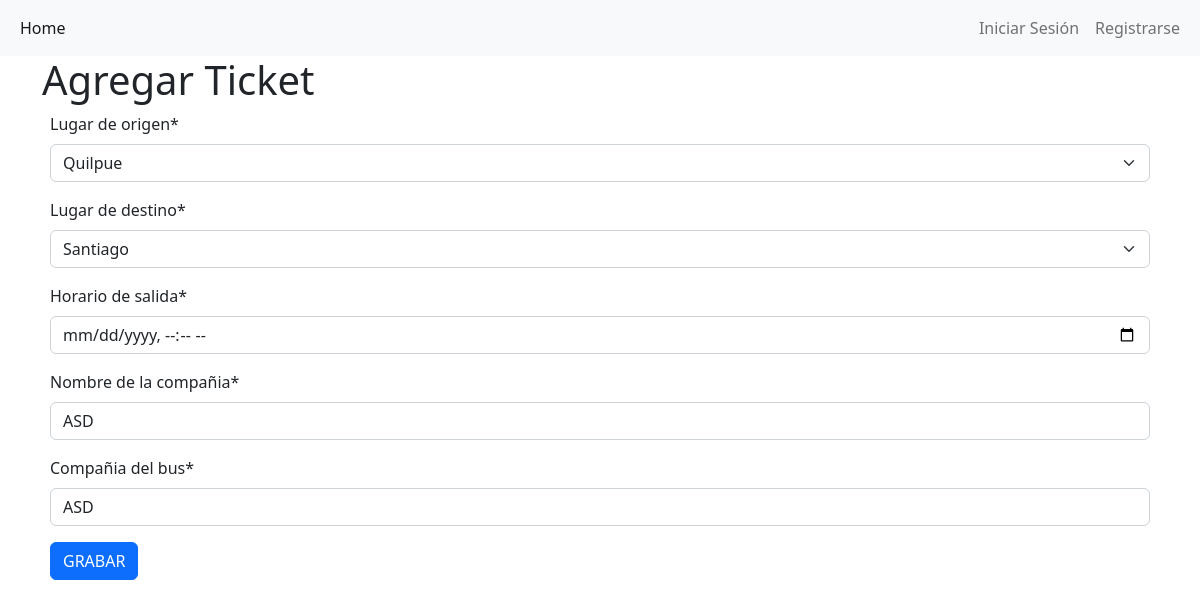
The page /ticket/edit_ticket/3b165ecb-f59b-416a-9828-21053d8cf4b6 on the database its author committed.
### ticket/models.py (models this page shows, shortened)
class Ticket(models.Model):
    status_eleccion = [
        ('Activo', 'Activo'),
        ('Reservado', 'Reservado'),
        ('Cerrado', 'Cerrado')
    ]
    numero_ticket = models.UUIDField(primary_key=True, default=uuid.uuid4, editable=False)
    destino = models.CharField(max_length=40, choices=Eleccion_lugar, verbose_name="Destino de parada", name="destino")
    origen = models.CharField(max_length=40, choices=Eleccion_lugar, verbose_name="Origen de parada", name="origen")
    salida = models.DateTimeField(verbose_name="Momento de salida", name="salida")
    bus = models.CharField(max_length=50, verbose_name="Matricula del bus", name="bus")
    compannia = models.CharField(max_length=40, verbose_name="Compañia de viaje", name="compannia")
    ticket_status = models.CharField(max_length=15, choices=status_eleccion, default='Activo')
    reservado_por = models.ForeignKey(User, on_delete=models.CASCADE, null=True, blank=True)
    fecha_creacion = models.DateTimeField(auto_now_add=True, verbose_name="Timestamp de creación")

### ticket/views.py (the view)
# urls.py: path('edit_ticket/<uuid:pk>', views.TicketUpdate.as_view(), name='edit_ticket'),
class TicketUpdate(UpdateView):
    model = Ticket
    form_class = TicketAddForm
    template_name = 'admin/añadir_Tickets.html'
    success_url = reverse_lazy('list_ticket')

### ticket/forms.py
class TicketAddForm(forms.ModelForm):
    destino = forms.ChoiceField(choices=Eleccion_lugar, label='Lugar de destino')
    origen = forms.ChoiceField(choices=Eleccion_lugar, label='Lugar de origen')
    class Meta:
        model = Ticket
        fields = ['origen','destino','salida','bus','compannia',]
        labels = {
            'salida': "Horario de salida",
            'bus': "Nombre de la compañia",
            'compannia': 'Compañia del bus'
        }
        widgets = {
            'salida': forms.DateTimeInput(attrs={"type": "datetime-local", "min": datetime.now().strftime("%Y-%m-%dT%H:%M")})
        }

### templates/admin/añadir_Tickets.html (shortened to what this page needs)
{% extends 'index.html' %}
{% load crispy_forms_tags %}
{% block content %}
    <h1>Agregar Ticket</h1>
    <div class="content container">
        <form method="POST">
            {{ form | crispy }}
            <button type="submit" class="btn btn-primary">GRABAR</button>
        </form>
    </div>
{% endblock %}

### rows shown on the page
Ticket: origen "Quilpue", destino "Santiago", bus "ASD", compannia "ASD"
